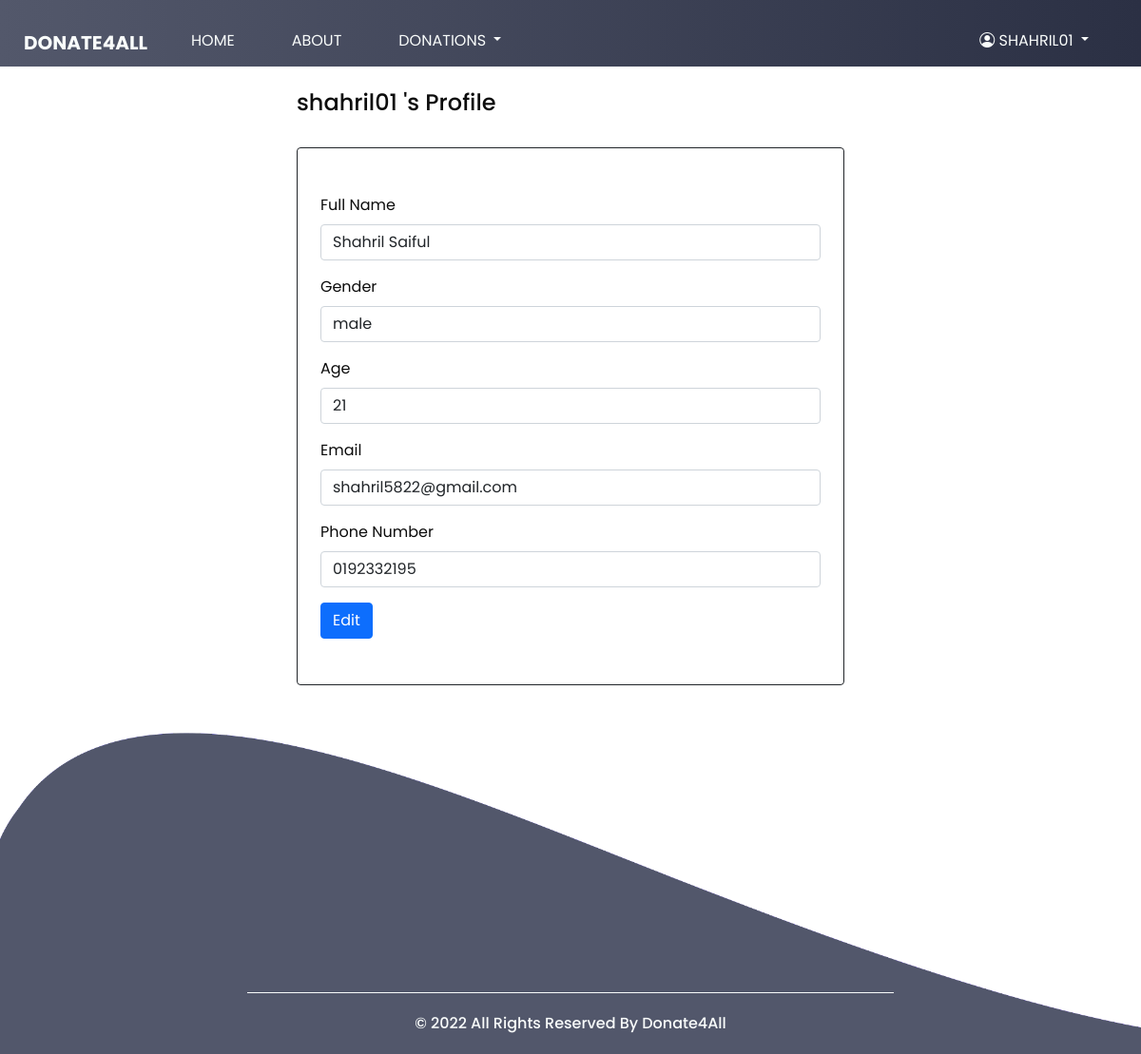
The app's page /Donor/editprofile.php (signed in), older data.
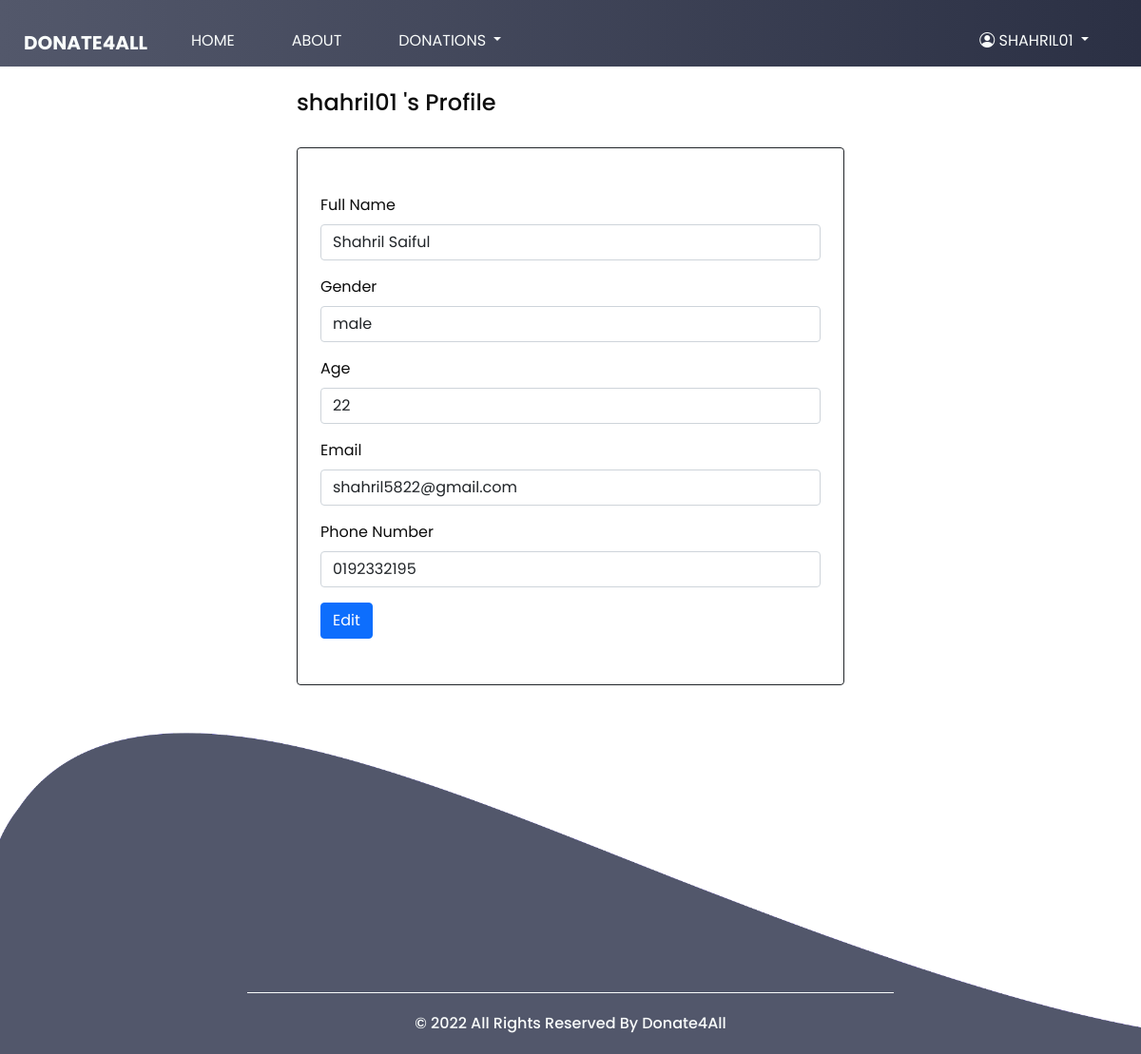
The same page, newer data.
### tables this page shows
CREATE TABLE `donor` (
  `donorID` int(11) NOT NULL,
  `Username` varchar(120) NOT NULL,
  `Password` varchar(120) NOT NULL,
  `Name` varchar(120) NOT NULL,
  `Gender` varchar(10) NOT NULL,
  `Age` int(3) NOT NULL,
  `Email` varchar(120) NOT NULL,
  `PhoneNumber` varchar(120) NOT NULL
);

### Donor/editprofile.php (the view, shortened to what this page needs)
<?php
include('include/config.php');
?>
<!DOCTYPE html>
<html>
<head>
    <link rel="stylesheet" type="text/css" href="https://cdnjs.cloudflare.com/ajax/libs/OwlCarousel2/2.1.3/assets/owl.carousel.min.css" />
    <link rel="stylesheet" type="text/css" href="css/bootstrap.css" />
    <link rel="stylesheet" href="https://cdn.jsdelivr.net/npm/bootstrap@4.0.0/dist/css/bootstrap.min.css" />
    <link rel="stylesheet" href="https://cdn.jsdelivr.net/npm/bootstrap@5.0.2/dist/css/bootstrap.min.css">
    <link rel="stylesheet" href="https://cdn.jsdelivr.net/npm/bootstrap-icons@1.5.0/font/bootstrap-icons.css">
    <link href="css/style.css" rel="stylesheet" />
    <link href="css/responsive.css" rel="stylesheet" />
</head>
<body class="sub_page">
    <div class="hero_area">
        <?php include('include/mainheader.php'); ?>
    </div>
    <br>
    <div class="container-fluid">
            <div class="row justify-content-center">
                <div class="col-lg-6">
                    <div class="profile-content">
                        <div class="request-form">
                            <?php $sql=mysqli_query($con,"select * from donor where donorID='".$_SESSION['id']."'");
                            while($data=mysqli_fetch_array($sql)){
                            ?>
                            <h4><?php echo htmlentities($data['Username'])?> 's Profile</h4>
                            <br>
                            <div class="border border-dark rounded mb-5 px-4 py-5">
                                <form name="editprofile" id="editprofile" method="post" enctype="multipart/form-data">
                                    <div class="form-group">
                                        <label>Full Name</label>
                                        <input type="text" class="form-control" name="name"
                                        value="<?php echo htmlentities($data['Name']); ?>" required>
                                    </div>
                                    <div class="form-group">
                                        <label for="gender">Gender</label>
                                        <select name=gender class="form-control" required>
                                            <option value="<?php echo htmlentities($data['Gender']); ?>">
                                            <?php echo htmlentities($data['Gender']); ?>
                                            </option>
                                        </select>
                                    </div>
                                    <div class="form-group">
                                        <label>Age</label>
                                        <input type="text" class="form-control" name="age"
                                        value="<?php echo htmlentities($data['Age']); ?>" required>
                                    </div>
                                    <div class="form-group">
                                        <label>Email</label>
                                        <input type="text" class="form-control" name="email"
                                        value="<?php echo htmlentities($data['Email']); ?>" required>
                                    </div>
                                    <div class="form-group">
                                        <label>Phone Number</label>
                                        <input type="text" class="form-control" name="phonenum"
                                        value="<?php echo htmlentities($data['PhoneNumber']); ?>" required>
                                    </div>
                                    <button type="submit" id="submit" name="submit" class="btn btn-primary btn-flat m-b-30 m-t-30">Edit</button>
                                </form>
                            <?php }?>
                            </div>
                        </div>
                    </div>
                </div>
            </div>
        </div>
        <br>
    <br><br><br><br>
    <div class="footer_bg">
        <section class="container-fluid footer_section">
            <p>
                © 2022 All Rights Reserved By
                <a href="index.html">Donate4All</a>
            </p>
        </section>
    </div>
</body>
</html>

Row changes from the older to the newer data that the page shows:
changed donor "shahril01": age "21" → "22"
